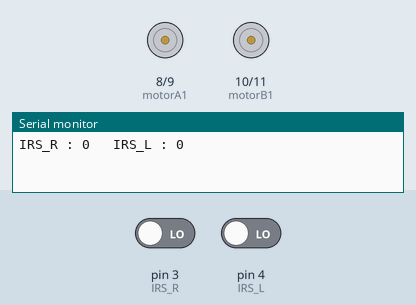
A sketch run on a simulated Arduino Uno, built with avr-gcc and run on an emulated ATmega328P. Parts: motor-driver pin pairs drawn as motors (green arrow = first pin HIGH = forward, orange = second pin HIGH = backward, longer = more drive), the last lines printed to the serial monitor. The test bench sets the inputs (shaded band); at power-on: pin 3 (IRS_R) LOW, pin 4 (IRS_L) LOW.

Above: at 1.2 s.
1.3 s: pin 3 (IRS_R) driven HIGH
At 2.4 s:
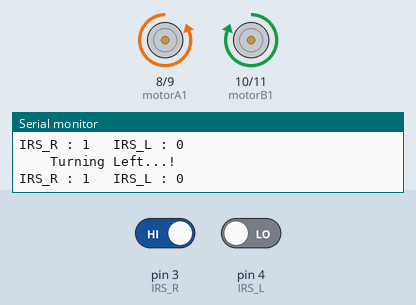
5.2 s: pin 4 (IRS_L) driven HIGH
At 6.9 s:
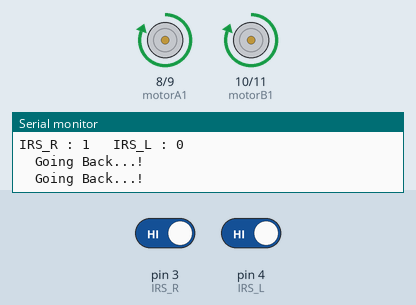
9.1 s: pin 4 (IRS_L) driven LOW
At 9.9 s:
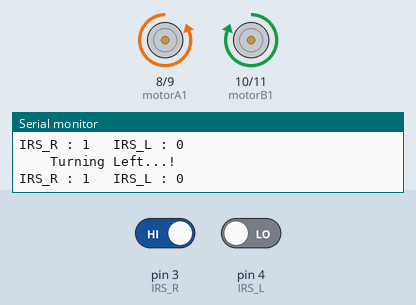
13.0 s: pin 3 (IRS_R) driven LOW
Timing chart, 0 to 15.8 s (numbered marks = the images above; inputs shaded):
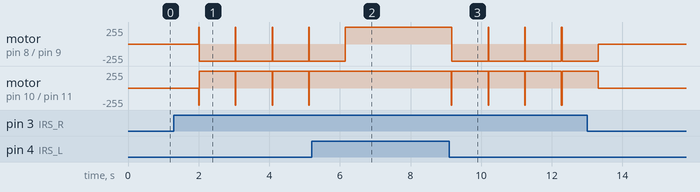

The sketch:

code.ino
```cpp
const int IRS_R = 3;
const int IRS_L = 4;
const int motorA1= 8;
const int motorA2= 9;
const int motorB1=10;
const int motorB2=11;

int IRSinp_R;
int IRSinp_L;

void setup()
{
  pinMode(IRS_R, INPUT);
  pinMode(IRS_L, INPUT);
  pinMode(motorA1, OUTPUT);
  pinMode(motorA2, OUTPUT);
  pinMode(motorB1, OUTPUT);
  pinMode(motorB2, OUTPUT);
  Serial.begin(9600);
  IRSinp_R = digitalRead(IRS_R);
  IRSinp_L = digitalRead(IRS_L);
  PRINTvalues();
}

void loop()
{
  IRSinp_R = digitalRead(IRS_R);
  IRSinp_L = digitalRead(IRS_L);
  EXE();
  delay(1000);
  BKWD();
  delay((IRSinp_R == 1) && (IRSinp_L == 1));
  revEXE();
}

void EXE()
{
  IRSinp_R = digitalRead(IRS_R);
  IRSinp_L = digitalRead(IRS_L);

  if((IRSinp_R == 1) && (IRSinp_L == 1))
  {
    FWD();
    //PRINTvalues();
  }
  else if((IRSinp_R == 0) && (IRSinp_L == 0))
  {
    STOP();
    //PRINTvalues();
    delay(1000);
  }
  else if((IRSinp_R == 0) && (IRSinp_L == 1))
  {
    RIGHT();
    PRINTvalues();
    delay(IRSinp_R == 1);
  }
  else if((IRSinp_R == 1) && (IRSinp_L == 0))
  {
    LEFT();
    PRINTvalues();
    delay(IRSinp_L == 1);
  }
  /*else
  {
    STOP();
    //PRINTvalues();
    delay((IRSinp_R == 1) && (IRSinp_R == 1));
  }*/
}

void revEXE()
{
  IRSinp_R = digitalRead(IRS_R);
  IRSinp_L = digitalRead(IRS_L);

  if((IRSinp_R == 1) && (IRSinp_L == 1))
  {
    BKWD();
    //PRINTvalues();
  }
  else if((IRSinp_R == 0) && (IRSinp_L == 0))
  {
    STOP();
    //PRINTvalues();
    delay(1000);
  }
  else if((IRSinp_R == 0) && (IRSinp_L == 1))
  {
    LEFT();
    PRINTvalues();
    delay(IRSinp_R == 1);
  }
  else if((IRSinp_R == 1) && (IRSinp_L == 0))
  {
    RIGHT();
    PRINTvalues();
    delay(IRSinp_L == 1);
  }
  /*else
  {
    STOP();
    //PRINTvalues();
    delay((IRSinp_R == 1) && (IRSinp_R == 1));
  }*/
}

void PRINTvalues()
{
  Serial.print("IRS_R : ");
  Serial.print(IRSinp_R);
  Serial.print("\t IRS_L : ");
  Serial.println(IRSinp_L);
}

void FWD()
{
  digitalWrite(motorA1, HIGH);
  digitalWrite(motorA2, LOW);
  digitalWrite(motorB1, HIGH);
  digitalWrite(motorB2, LOW);
}

void BKWD()
{
  Serial.println("\tGoing Back...!");
  digitalWrite(motorA1, LOW);
  digitalWrite(motorA2, HIGH);
  digitalWrite(motorB1, LOW);
  digitalWrite(motorB2, HIGH);
}

void LEFT()
{
  Serial.println("\t\tTurning Left...!");
  digitalWrite(motorA1, LOW);
  digitalWrite(motorA2, HIGH);
  digitalWrite(motorB1, HIGH);
  digitalWrite(motorB2, LOW);
}

void RIGHT()
{
  Serial.println("\t\tTurning Right...!");
  digitalWrite(motorA1, HIGH);
  digitalWrite(motorA2, LOW);
  digitalWrite(motorB1, LOW);
  digitalWrite(motorB2, HIGH);
}

void STOP()
{
  digitalWrite(motorA1, LOW);
  digitalWrite(motorA2, LOW);
  digitalWrite(motorB1, LOW);
  digitalWrite(motorB2, LOW);
}
```

Measured:
- after the input at 1.3 s, motor on pin 8 (motorA1) / pin 9 (motorA2): stopped → backward 255/255 after 0.70 s; motor on pin 10 (motorB1) / pin 11 (motorB2): stopped → forward 255/255 after 0.70 s
- after the input at 5.2 s, motor on pin 8 (motorA1) / pin 9 (motorA2): goes on until 6.2 s, then stays forward 255/255; motor on pin 10 (motorB1) / pin 11 (motorB2): stops changing and stays forward 255/255
- after the input at 9.1 s, motor on pin 8 (motorA1) / pin 9 (motorA2): forward 255/255 → backward 255/255 after 0.07 s; motor on pin 10 (motorB1) / pin 11 (motorB2): alternates forward 255/255 for 1.0 s and backward 255/255 for 0.02 s, starting after 0.06 s
